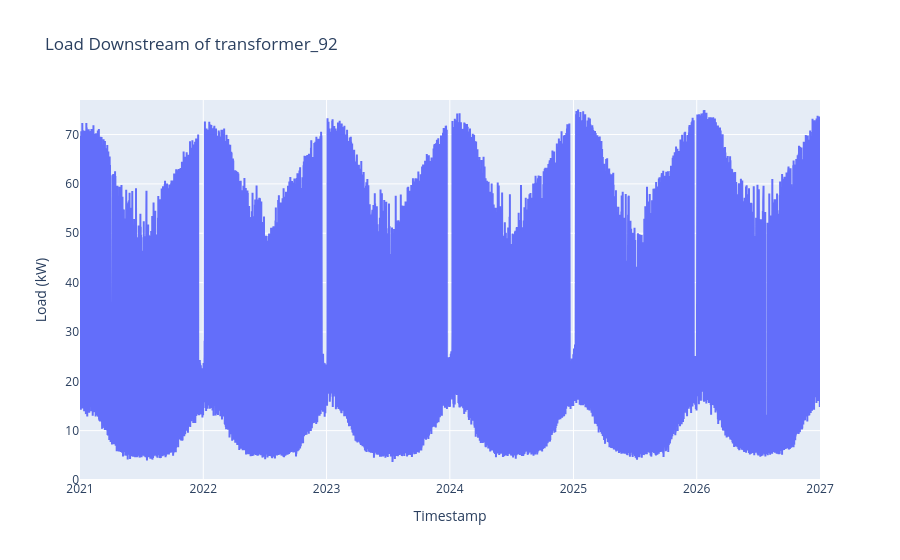

Notebook code for this chart:
### Markdown cell above
### Visualization
#### Load
Visualize the load over the time period.

### Code cell
# Display the transformer load.
load_plot(df_transformer_load)

### Figure 1 — Plotly figure (JSON) as saved in the notebook; plotly's stock layout.template omitted (floating-point values rounded to 4 significant figures; data arrays with more than 128 entries replaced by an {"elided": "..."} marker saying what was removed)
{"data": [{"name": "", "type": "scatter", "x": {"elided": "52584 str values"}, "y": {"elided": "52584 float values"}}], "layout": {"title": {"text": " Load Downstream of transformer_92"}, "xaxis": {"anchor": "y", "domain": [0.0, 1.0], "title": {"text": "Timestamp"}}, "yaxis": {"anchor": "x", "domain": [0.0, 1.0], "range": [0, 77.0], "title": {"text": "Load (kW)"}}}}
